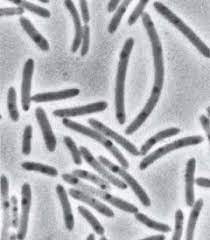
#> input picture Image processing/bacteria.png, 210 x 240 px
$ python image_precessing.py
#> lines starting #> are read from the running program, lines starting #| are printed output that depends on the picture; after the words box and inside, x2 and y2 are one past the last pixel; in counts of white or black regions, pixels touching at a corner belong together
import numpy as np
import matplotlib.pyplot as plt
from scipy import ndimage

#Simplifying the image's numpy table
image = plt.imread('bacteria.png')
#> image is the input picture: shape (240, 210, 3) float32; mean R, G, B 0.707, 0.71, 0.73
image = image[:, :, 0]
#> image: shape (240, 210) float32
plt.imshow(image, cmap='gray')
plt.show()

#Histogramme shows where are the darker pixels
image_2 = np.copy(image)
plt.hist(image_2.ravel(), bins=255)
plt.show()
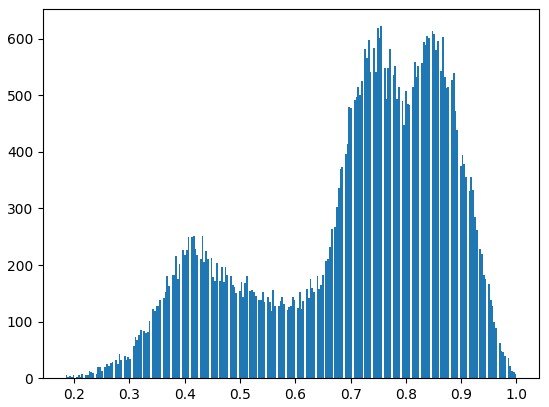
#> figure drawn by matplotlib, 1 panel; tallest bar 622 high, from x = 0.754 to 0.757

#Removing backroung from the image by letting only darker pixels
image = image < 0.6
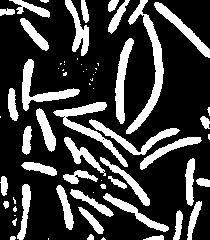
#> image: shape (240, 210) bool; 24.8% white; 67 white regions (27 under 20 px), largest, box (x1, y1, x2, y2) and area: (126, 0, 164, 134) 1214, (53, 102, 128, 167) 916, (22, 59, 80, 111) 776
plt.imshow(image)
plt.show()

#Cleaning the background using ndimage
open_x = ndimage.binary_opening(image)
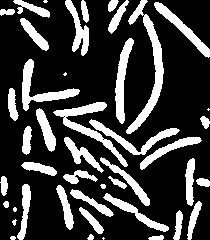
#> open_x: shape (240, 210) bool; 24.3% white; 44 white regions (5 under 20 px), largest, box (x1, y1, x2, y2) and area: (126, 0, 164, 134) 1208, (53, 102, 128, 167) 908, (22, 59, 80, 111) 775
plt.imshow(open_x)
plt.show()

#Counting the number of bacteria in the image and showing image label
image_label, n_labels = ndimage.label(open_x)
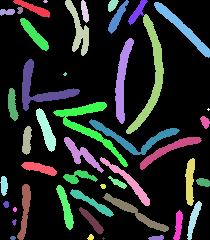
#> image_label: shape (240, 210) int32; 47 distinct labels, from 0 to 46; one colour per label, 0 black
#> n_labels = 46
print(f'{n_labels} is the number of bacteria in our image')
#| 46 is the number of bacteria in our image

plt.imshow(image_label)
plt.show()

#Counting the number of pixels for each bacteria
sizes = ndimage.sum(image, image_label, range(n_labels))
#> sizes = 46 values, max 1030 at index 11, min 5 at index 19, mean 271.6

#Creating a small data set with scatter
plt.scatter(range(n_labels), sizes)
plt.show()
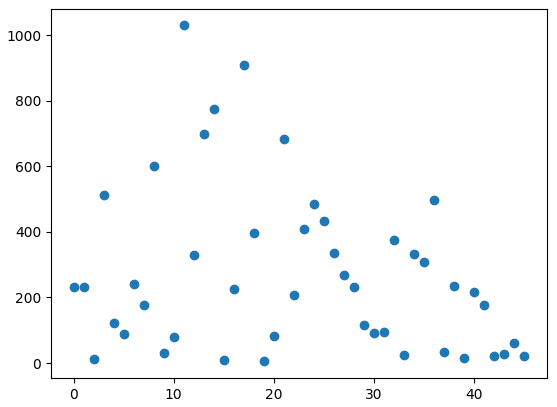
#> figure drawn by matplotlib, 1 panel
